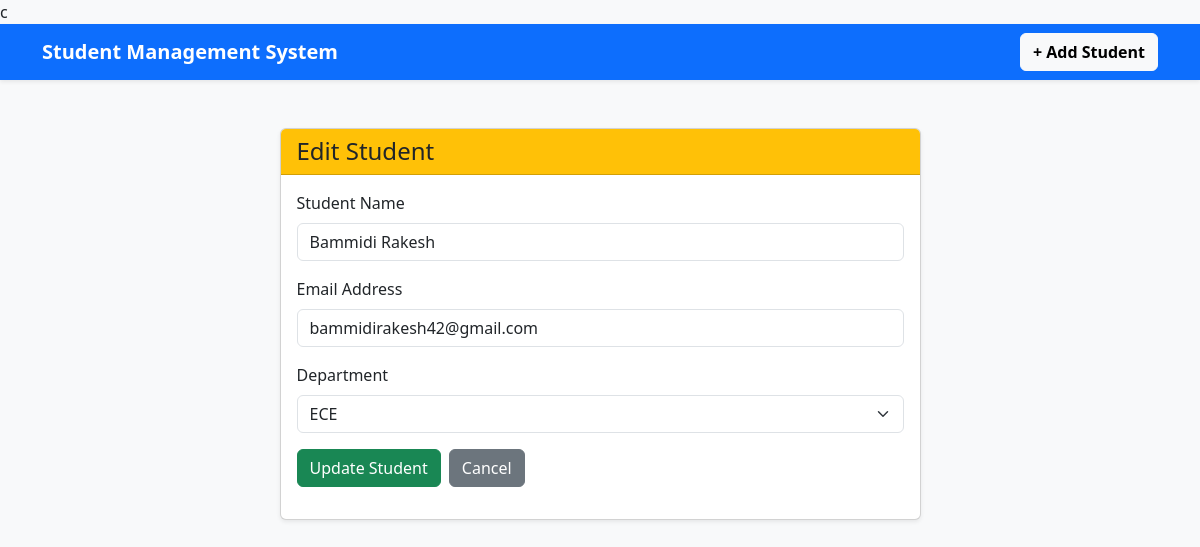
Page /edit/2 on the committed database.
### tables this page shows
CREATE TABLE students (
            id INTEGER PRIMARY KEY AUTOINCREMENT,
            name TEXT NOT NULL,
            email TEXT NOT NULL,
            department TEXT NOT NULL
        );

### app.py (the view, shortened to what this page needs)
@app.route("/edit/<int:student_id>", methods=["GET", "POST"])
def edit_student(student_id):
    connection = get_db_connection()
    student = connection.execute(
        "SELECT * FROM students WHERE id = ?",
        (student_id,)
    ).fetchone()
    connection.close()
    return render_template(
        "edit_student.html",
        student=student
    )

### app.py (called while the page is built)
def get_db_connection():
    connection = sqlite3.connect(DATABASE)
    connection.row_factory = sqlite3.Row
    return connection

### templates/edit_student.html (shortened to what this page needs)
{% extends "base.html" %}
{% block content %}
<div class="row justify-content-center">
    <div class="col-md-7">
        <div class="card shadow-sm">
            <div class="card-header bg-warning">
                <h4 class="mb-0">Edit Student</h4>
            </div>
            <div class="card-body">
                <form method="POST">
                    <div class="mb-3">
                        <label class="form-label">
                            Student Name
                        </label>
                        <input
                            type="text"
                            name="name"
                            class="form-control"
                            value="{{ student['name'] }}"
                            required
                        >
                    </div>
                    <div class="mb-3">
                        <label class="form-label">
                            Email Address
                        </label>
                        <input
                            type="email"
                            name="email"
                            class="form-control"
                            value="{{ student['email'] }}"
                            required
                        >
                    </div>
                    <div class="mb-3">
                        <label class="form-label">
                            Department
                        </label>
                        <select
                            name="department"
                            class="form-select"
                            required
                        >
                            <option value="ECE"
                                {% if student['department'] == 'ECE' %}
                                selected
                                {% endif %}>
                                ECE
                            </option>
                        </select>
                    </div>
                    <div class="d-flex gap-2">
                        <button
                            type="submit"
                            class="btn btn-success"
                        >
                            Update Student
                        </button>
                        <a
                            href="/"
                            class="btn btn-secondary"
                        >
                            Cancel
                        </a>
                    </div>
                </form>
            </div>
        </div>
    </div>
</div>
{% endblock %}

### rows in the picture
students: name "Bammidi Rakesh", email "bammidirakesh42@gmail.com", department "ECE"
